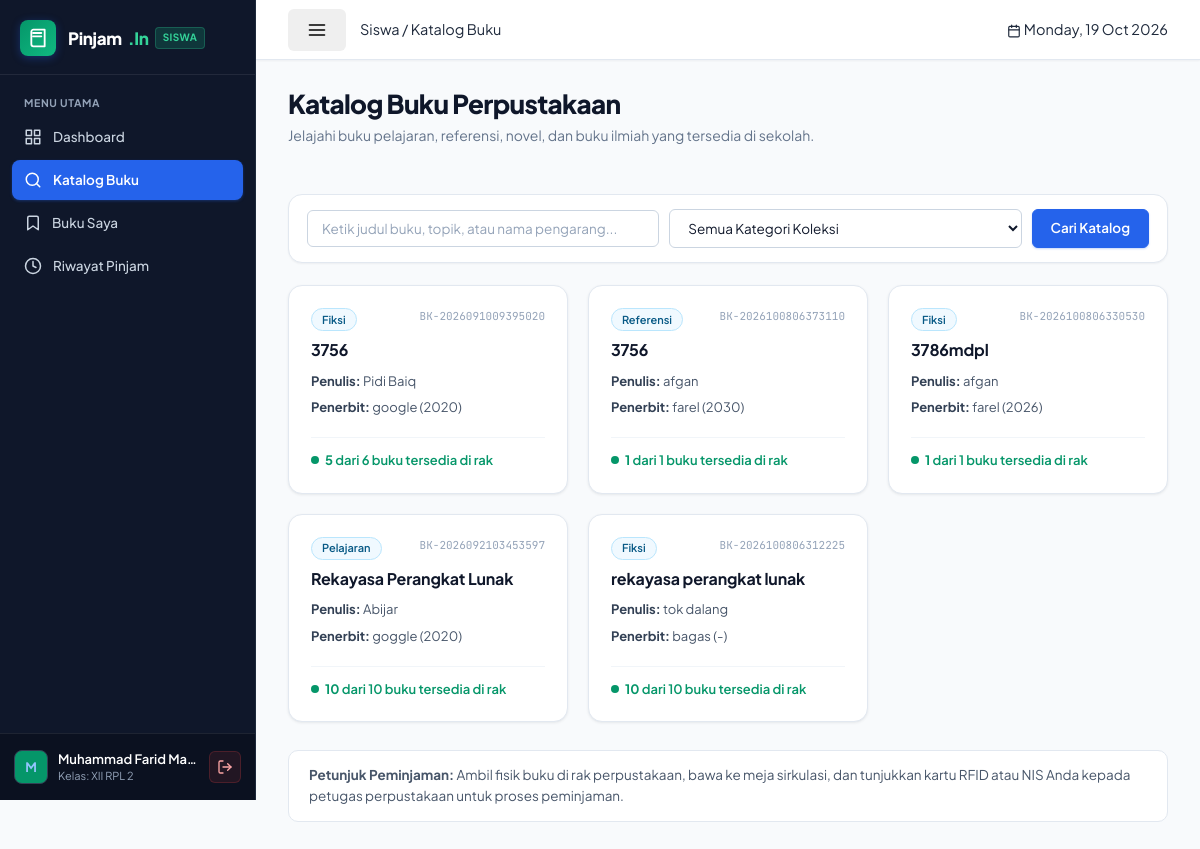
/siswa/daftar_buku.php (signed in), run on the app's committed database.
### tables this page shows
CREATE TABLE `buku` (
  `id` int(11) NOT NULL,
  `kode_buku` varchar(20) NOT NULL,
  `judul` varchar(150) NOT NULL,
  `pengarang` varchar(100) DEFAULT NULL,
  `penerbit` varchar(100) DEFAULT NULL,
  `tahun_terbit` year(4) DEFAULT NULL,
  `kategori_id` int(11) DEFAULT NULL,
  `created_at` timestamp NOT NULL DEFAULT current_timestamp()
);

CREATE TABLE `kategori` (
  `id` int(11) NOT NULL,
  `nama_kategori` varchar(100) NOT NULL
);

### siswa/daftar_buku.php (the view, shortened to what this page needs)
<?php
require '../config/koneksi.php';
$keyword    = trim($_GET['keyword'] ?? '');
$sql = "
    SELECT buku.*, kategori.nama_kategori,
           COUNT(buku_item.id) AS total_eksemplar,
           SUM(CASE WHEN buku_item.status = 'tersedia' THEN 1 ELSE 0 END) AS total_tersedia
    FROM buku
    LEFT JOIN kategori ON buku.kategori_id = kategori.id
    LEFT JOIN buku_item ON buku_item.buku_id = buku.id
    WHERE 1=1
";
$params = [];
$sql .= " GROUP BY buku.id ORDER BY buku.judul ASC";
$stmt = $koneksi->prepare($sql);
$stmt->execute($params);
$data = $stmt->fetchAll();
require 'includes/header.php';
?>
        <div class="page-header-wrap">
            <div>
                <h1>Katalog Buku Perpustakaan</h1>
                <p class="page-subtitle">Jelajahi buku pelajaran, referensi, novel, dan buku ilmiah yang tersedia di sekolah.</p>
            </div>
        </div>
        <form action="daftar_buku.php" method="GET" class="search-box" autocomplete="off">
            <input type="text" name="keyword" placeholder="Ketik judul buku, topik, atau nama pengarang..." value="<?= htmlspecialchars($keyword) ?>" autocomplete="off">
            <select name="kategori">
                <option value="">Semua Kategori Koleksi</option>
            </select>
            <button type="submit" class="btn btn-primary">Cari Katalog</button>
        </form>
        <div class="katalog-grid">
            <?php if (empty($data)): ?>
                <div class="card" style="grid-column: 1 / -1; text-align: center; padding: 48px 24px;">
                    <div style="width: 44px; height: 44px; border-radius: 50%; background: var(--slate-100); display: inline-flex; align-items: center; justify-content: center; margin-bottom: 12px; color: var(--slate-400);">
                        <svg width="22" height="22" viewBox="0 0 24 24" fill="none" stroke="currentColor" stroke-width="2" stroke-linecap="round" stroke-linejoin="round">
                            <circle cx="11" cy="11" r="8"/>
                            <line x1="21" y1="21" x2="16.65" y2="16.65"/>
                        </svg>
                    </div>
                    <h3 style="margin-bottom: 6px;">Buku Tidak Ditemukan</h3>
                    <p style="color: var(--slate-500); margin: 0;">Tidak ada judul buku yang cocok dengan kata kunci pencarian Anda. Coba kata kunci lain atau reset filter.</p>
                </div>
            <?php else: ?>
                <?php foreach ($data as $row):
                    $tersedia = $row['total_tersedia'] > 0;
                ?>
                    <div class="katalog-card">
                        <div>
                            <div style="display: flex; justify-content: space-between; align-items: flex-start; gap: 8px; margin-bottom: 8px;">
                                <span class="badge-info" style="font-size: 11px;">
                                    <?= htmlspecialchars($row['nama_kategori'] ?? 'Umum') ?>
                                </span>
                                <span style="font-size: 11px; color: var(--slate-400); font-family: var(--font-mono);">
                                    <?= htmlspecialchars($row['kode_buku']) ?>
                                </span>
                            </div>
                            <h3><?= htmlspecialchars($row['judul']) ?></h3>
                            <p><strong>Penulis:</strong> <?= htmlspecialchars($row['pengarang'] ?: '-') ?></p>
                            <p><strong>Penerbit:</strong> <?= htmlspecialchars($row['penerbit'] ?: '-') ?> (<?= htmlspecialchars($row['tahun_terbit'] ?: '-') ?>)</p>
                        </div>
                        <div>
                            <div class="ketersediaan <?= $tersedia ? 'tersedia' : 'habis' ?>">
                                <?php if ($tersedia): ?>
                                    <span style="width: 8px; height: 8px; border-radius: 50%; background: var(--success-solid); display: inline-block; flex-shrink: 0;"></span>
                                    <span><strong><?= $row['total_tersedia'] ?></strong> dari <?= $row['total_eksemplar'] ?> buku tersedia di rak</span>
                                <?php else: ?>
                                    <span style="width: 8px; height: 8px; border-radius: 50%; background: var(--danger-solid); display: inline-block; flex-shrink: 0;"></span>
                                    <span>Sedang dipinjam semua (0/<?= $row['total_eksemplar'] ?>)</span>
                                <?php endif; ?>
                            </div>
                        </div>
                    </div>
                <?php endforeach; ?>
            <?php endif; ?>
        </div>
        <div class="info-tip">
            <strong>Petunjuk Peminjaman:</strong> Ambil fisik buku di rak perpustakaan, bawa ke meja sirkulasi, dan tunjukkan kartu RFID atau NIS Anda kepada petugas perpustakaan untuk proses peminjaman.
        </div>
<?php require 'includes/footer.php'; ?>

### data on the page
buku: kategori.nama_kategori "Fiksi", kode_buku "BK-2026091009395020", judul "3756", pengarang "Pidi Baiq", penerbit "google", tahun_terbit "2020", total_tersedia "5", total_eksemplar "6"
buku: kategori.nama_kategori "Referensi", kode_buku "BK-2026100806373110", judul "3756", pengarang "afgan", penerbit "farel", tahun_terbit "2030", total_tersedia "1", total_eksemplar "1"
buku: kategori.nama_kategori "Fiksi", kode_buku "BK-2026100806330530", judul "3786mdpl", pengarang "afgan", penerbit "farel", tahun_terbit "2026", total_tersedia "1", total_eksemplar "1"
buku: kategori.nama_kategori "Pelajaran", kode_buku "BK-2026092103453597", judul "Rekayasa Perangkat Lunak", pengarang "Abijar", penerbit "goggle", tahun_terbit "2020", total_tersedia "10", total_eksemplar "10"
buku: kategori.nama_kategori "Fiksi", kode_buku "BK-2026100806312225", judul "rekayasa perangkat lunak", pengarang "tok dalang", penerbit "bagas", tahun_terbit "-", total_tersedia "10", total_eksemplar "10"

### other printed values
$initial "M"
$namaSiswa "Muhammad Farid Ma…"
$kelasSiswa "XII RPL 2"
$pageTitle "Katalog Buku"
